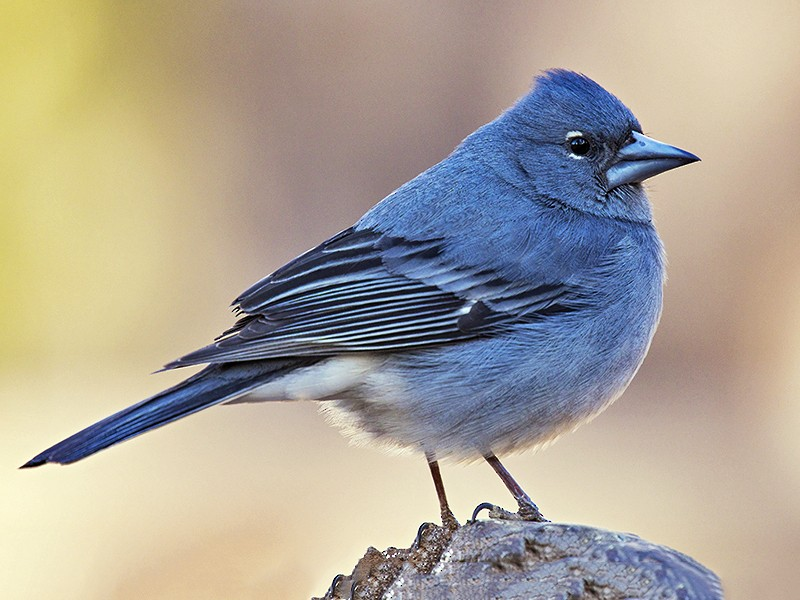
#> input picture resources/pinzo.jpg, 800 x 600 px
$ python isGrayscale.py ../resources/pinzo.jpg   (Python 2 division)
#> lines starting #> are read from the running program, lines starting #| are printed output that depends on the picture
from PIL import Image, ImageStat
import sys

def detect_color_image(file, thumb_size=40, MSE_cutoff=22, adjust_color_bias=True):
#> called with file = '../resources/pinzo.jpg', thumb_size = 40, MSE_cutoff = 22, adjust_color_bias = True
    pil_img = Image.open(file)
#> pil_img is the input picture: PIL image 800x600 RGB; mean R, G, B 171.6, 163.7, 151.5
    bands = pil_img.getbands()
#> bands = ('R', 'G', 'B')
    if bands == ('R','G','B') or bands== ('R','G','B','A'):
        thumb = pil_img.resize((thumb_size,thumb_size))
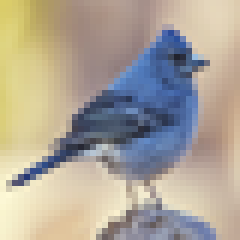
#> thumb: PIL image 40x40 RGB (shown 6 times larger); mean R, G, B 171.6, 163.7, 151.5
        SSE, bias = 0, [0,0,0]
        if adjust_color_bias:
            bias = ImageStat.Stat(thumb).mean[:3]
#> bias = [171.6, 163.7, 151.5]
            bias = [b - sum(bias)/3 for b in bias ]
#> bias = [9.35, 1.39, -10.74]
        for pixel in thumb.getdata():
            mu = sum(pixel)/3
            SSE += sum((pixel[i] - mu - bias[i])*(pixel[i] - mu - bias[i]) for i in [0,1,2])
#> this loop made 1600 passes
#> (pixel, mu, SSE) on passes 1 to 3: ((219, 205, 105), 176, 5526.8), ((218, 204, 106), 176, 10813.5), ((215, 200, 107), 174, 15586.9)
#> after the loop, SSE = 2127044.4
        MSE = float(SSE)/(thumb_size*thumb_size)
#> MSE = 1329.4
        if MSE <= MSE_cutoff:
            print "grayscale"
        else:
            print "color"
    elif len(bands)==1:
        print "grayscale"
    else:
        print "Don't know..."

filename = sys.argv[1]
detect_color_image(filename)
